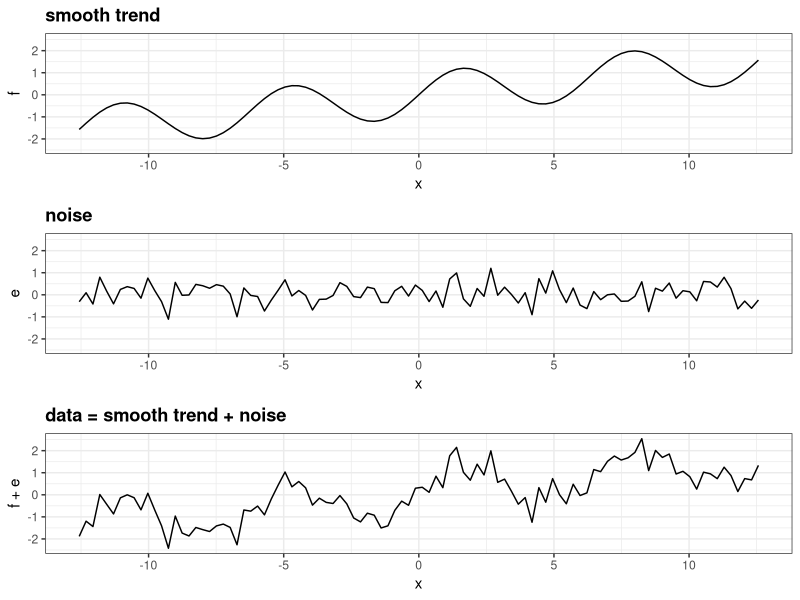
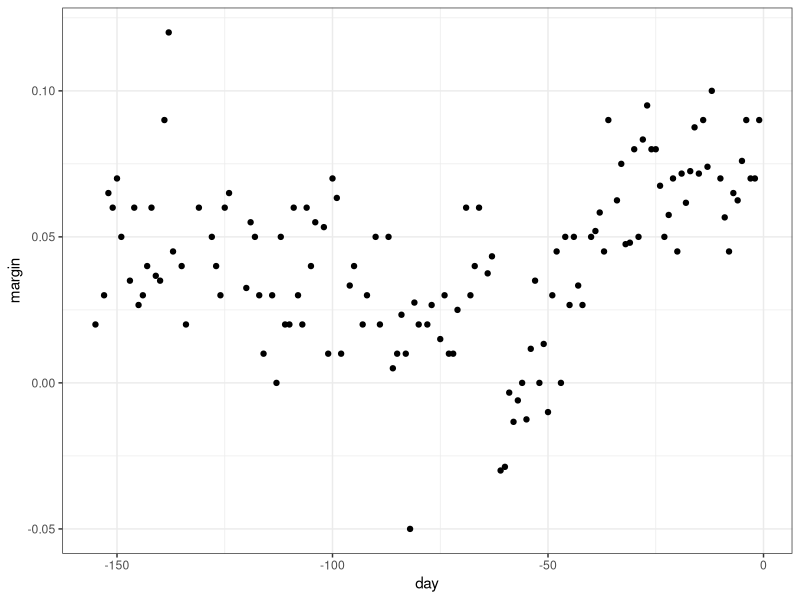
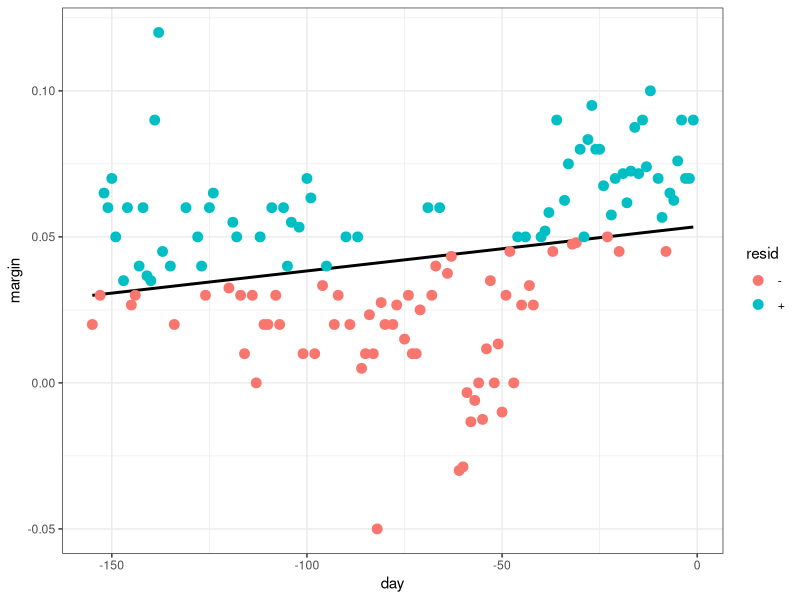
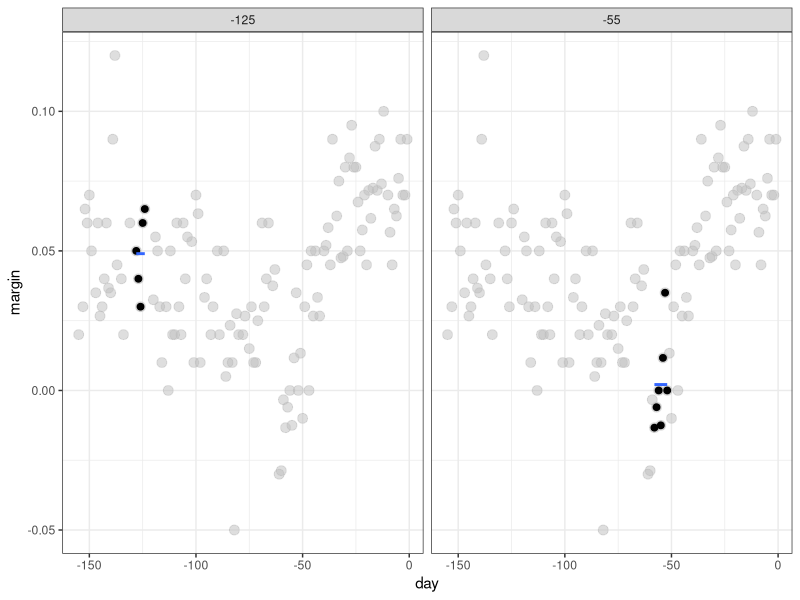

Write the R code that produced these figures, in order. (Note: this script raises an error after producing the figures.)
## ---- chunk 1
library(tidyverse)
library(dslabs)
ds_theme_set()
set.seed(1)
n <- 100
x <- seq(-pi*4, pi*4, len = n)
tmp <- data.frame(x = x , f = sin(x) + x/8, e = rnorm(n, 0, 0.5)) 
p1 <- qplot(x, f, main = "smooth trend", ylim = range(tmp$f+tmp$e), data = tmp, geom = "line")
p2 <- qplot(x, e, main = "noise", ylim = range(tmp$f+tmp$e), data = tmp, geom = "line")
p3 <- qplot(x, f+e, main = "data = smooth trend + noise", ylim = range(tmp$f+tmp$e), data = tmp, geom = "line")
gridExtra::grid.arrange(p1, p2, p3)
## ---- chunk 2
data("polls_2008")
qplot(day, margin, data = polls_2008)
## ---- chunk 3
resid <- ifelse(lm(margin~day, data = polls_2008)$resid >0, "+", "-")
polls_2008 %>% 
  mutate(resid = resid) %>% 
  ggplot(aes(day, margin)) + 
  geom_smooth(method = "lm", se = FALSE, color = "black") +
  geom_point(aes(color = resid), size = 3)
## ---- chunk 4
span <- 3.5
tmp <- polls_2008 %>%
  crossing(center = polls_2008$day) %>%
  mutate(dist = abs(day - center)) %>%
  filter(dist <= span) 

tmp %>% filter(center %in% c(-125, -55)) %>%
  ggplot(aes(day, margin)) +   
  geom_point(data = polls_2008, size = 3, alpha = 0.5, color = "grey") +
  geom_point(size = 2) +    
  geom_smooth(aes(group = center), 
              method = "lm", formula=y~1, se = FALSE) +
  facet_wrap(~center)
## ---- chunk 5
library(gganimate)
span <- 7
fit <- with(polls_2008, ksmooth(day, margin, kernel="box", x.points = day, bandwidth = span))
bin_fit <- data.frame(x = fit$x, .fitted=fit$y)

p <- tmp %>% filter(center < -100) %>%
  ggplot() +
  geom_smooth(aes(day, margin, group = center, frame = center), method = "lm", formula=y~1, se = FALSE) +
  geom_point(aes(day, margin), data = polls_2008, size = 3, alpha = .5, color = "grey") +
  geom_point(aes(day, margin, frame = center)) +
  geom_line(aes(x=x, y = .fitted, frame = x, cumulative = TRUE), data = bin_fit, color = "red") + 
  ggtitle("x0 = ")

gganimate(p)
## ---- chunk 6
span <- 7 
fit <- with(polls_2008, 
            ksmooth(day, margin, x.points = day, kernel="box", bandwidth = span))

polls_2008 %>% mutate(smooth = fit$y) %>%
  ggplot(aes(day, margin)) +
    geom_point(size = 3, alpha = .5, color = "grey") + 
  geom_line(aes(day, smooth), color="red")
## ---- chunk 7
x_0 <- -125
data.frame(x = polls_2008$day) %>% mutate(w_0 = 1*I(abs(x - x_0)<=span/2)) %>%
  mutate(w_0 = w_0/sum(w_0)) %>%
  ggplot(aes(x, w_0)) +
  geom_step()
## ---- chunk 8
x_0 <- -125
tmp <- with(data.frame(day = seq(min(polls_2008$day), max(polls_2008$day), .25)), 
                       ksmooth(day, 1*I(day == x_0), kernel = "normal", x.points = day, bandwidth = span))
data.frame(x = tmp$x, w_0 = tmp$y) %>%
  mutate(w_0 = w_0/sum(w_0)) %>%
  ggplot(aes(x, w_0)) +
  geom_line()
## ---- chunk 9
tmp <- polls_2008 %>%
  crossing(center = polls_2008$day) %>%
  mutate(dist = abs(day - center)) %>%
  filter(dist <= span) %>% 
  mutate(weight =  dnorm(dist, 0, span/2.54))%>%
  mutate(weight = weight/max(weight))

span <- 7
fit <- with(polls_2008, ksmooth(day, margin, kernel="normal", x.points = day, bandwidth = span))
bin_fit <- data.frame(x = fit$x, .fitted=fit$y)

p <- tmp %>%
  ggplot() +
  geom_smooth(aes(day, margin, group = center, weight = weight, frame = center), method = "lm", formula=y~1, se=FALSE) +
  geom_point(aes(day, margin), data = polls_2008, size = 3, alpha = .5, color = "grey") +
  geom_point(aes(day, margin, size = weight, frame = center), show.legend = FALSE) +   
  scale_size(range = c(0, 3)) +
  geom_line(aes(x=x, y = .fitted, frame = x, cumulative = TRUE), data = bin_fit, color = "red") + 
  ggtitle("x0 = ")

gganimate(p)
## ---- chunk 10
span <- 7
fit <- with(polls_2008, 
            ksmooth(day, margin,  x.points = day, kernel="normal", bandwidth = span))

polls_2008 %>% mutate(smooth = fit$y) %>%
  ggplot(aes(day, margin)) +
  geom_point(size = 3, alpha = .5, color = "grey") + 
  geom_line(aes(day, smooth), color="red")
## ---- chunk 11
knitr::include_graphics("https://upload.wikimedia.org/wikipedia/commons/thumb/e/e8/Savill_Garden_-_Windsor_Great_Park%2C_England_-_DSC06280.jpg/1920px-Savill_Garden_-_Windsor_Great_Park%2C_England_-_DSC06280.jpg")
## ---- chunk 12
span <- 21/diff(range(polls_2008$day))

tmp <- polls_2008 %>%
  crossing(center = polls_2008$day) %>%
  mutate(dist = abs(day - center)) %>%
  filter(rank(dist) / n() <= span) %>%
  mutate(weight = (1 - (dist / max(dist)) ^ 3) ^ 3)

tmp %>% 
  filter(center %in% c(-125, -55)) %>%
  ggplot(aes(day, margin)) +   
  scale_size(range = c(0, 3)) +
  geom_smooth(aes(group = center, weight = weight), 
              method = "lm", se = FALSE) +
  geom_point(data = polls_2008, size = 3, alpha = .5, color = "grey") +
  geom_point(aes(size = weight)) +
  facet_wrap(~center)
## ---- chunk 13
library(broom)
fit <- loess(margin ~ day, degree=1, span = span, data=polls_2008)
loess_fit <- augment(fit)

p <- ggplot(tmp, aes(day, margin)) +
  scale_size(range = c(0, 3)) +
  geom_smooth(aes(group = center, frame = center, weight = weight), method = "lm", se = FALSE) +
  geom_point(data = polls_2008, size = 3, alpha = .5, color = "grey") +
  geom_point(aes(size = weight, frame = center)) +
  geom_line(aes(x=day, y = .fitted, frame = day, cumulative = TRUE), 
            data = loess_fit, color = "red") +
  ggtitle("x0 = ")

gganimate(p)
## ---- chunk 14
total_days <- diff(range(polls_2008$day))
span <- 21/total_days

fit <- loess(margin ~ day, degree=1, span = span, data=polls_2008)

polls_2008 %>% mutate(smooth = fit$fitted) %>%
  ggplot(aes(day, margin)) +
  geom_point(size = 3, alpha = .5, color = "grey") +
  geom_line(aes(day, smooth), color="red")
## ---- chunk 15
spans <- c(.66, 0.25, 0.15, 0.10)

fits <- data_frame(span = spans) %>% 
  group_by(span) %>% 
  do(broom::augment(loess(margin ~ day, degree=1, span = .$span, data=polls_2008)))

tmp <- fits %>%
  crossing(span = spans, center = polls_2008$day) %>%
  mutate(dist = abs(day - center)) %>%
  filter(rank(dist) / n() <= span) %>%
  mutate(weight = (1 - (dist / max(dist)) ^ 3) ^ 3)

p <- ggplot(tmp, aes(day, margin)) +
  scale_size(range = c(0, 2)) +
  geom_smooth(aes(group = center, frame = center, weight = weight), method = "lm", se = FALSE) +
  geom_point(data = polls_2008, size = 2, alpha = .5, color = "grey") +
  geom_line(aes(x=day, y = .fitted, frame = day, cumulative = TRUE), 
            data = fits, color = "red") +
  geom_point(aes(size = weight, frame = center)) +
  facet_wrap(~span) +
  ggtitle("x0 = ")

gganimate(p)
## ---- chunk 16
tmp %>% ggplot(aes(day, margin)) +
  geom_point(size = 2, alpha = .5, color = "grey") +
  geom_line(aes(day, .fitted), data = fits, color = "red") +
  facet_wrap(~span)
## ---- chunk 17
data.frame(x = seq(min(polls_2008$day), max(polls_2008$day), length.out = 100)) %>%
  mutate(w_0 = (1 - (abs(x-x_0)/21)^3)^3*I(abs(x-x_0)<=21)) %>%
  ggplot(aes(x, w_0)) +
  geom_line()
## ---- chunk 18
total_days <- diff(range(polls_2008$day))
span <- 28/total_days
fit_1 <- loess(margin ~ day, degree=1, span = span, data=polls_2008)

fit_2 <- loess(margin ~ day, span = span, data=polls_2008)


polls_2008 %>% mutate(smooth_1 = fit_1$fitted, smooth_2 = fit_2$fitted) %>%
  ggplot(aes(day, margin)) +
  geom_point(size = 3, alpha = .5, color = "grey") +
  geom_line(aes(day, smooth_1), color="red", lty = 2) +
  geom_line(aes(day, smooth_2), color="orange", lty = 1) 
## ---- chunk 19
polls_2008 %>% ggplot(aes(day, margin)) +
  geom_point() + 
  geom_smooth()
## ---- chunk 20
polls_2008 %>% ggplot(aes(day, margin)) +
  geom_point() + 
  geom_smooth(color="red",  span = 0.15,
              method.args = list(degree=1))
